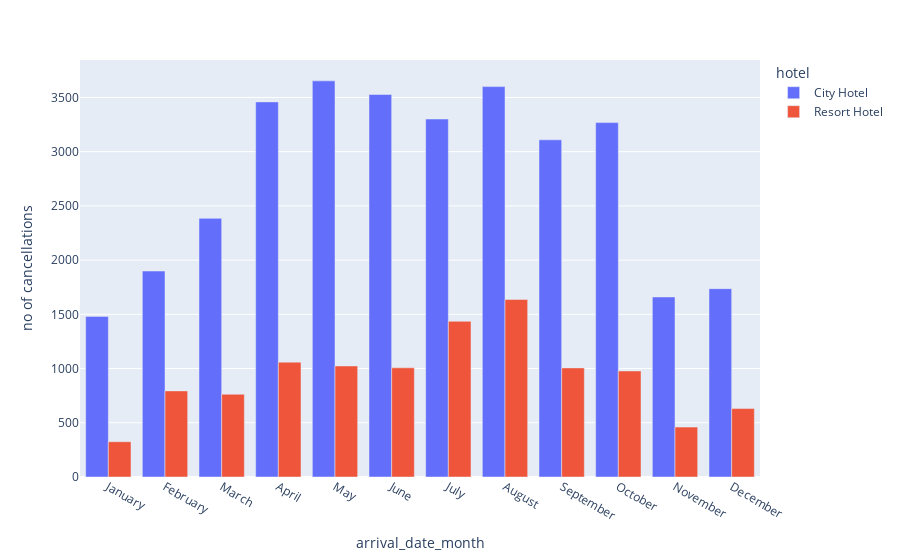

Notebook code for this chart:
### Code cell
px.bar(canceled_data, x='arrival_date_month', y='no of cancellations', color='hotel', barmode='group')

### Figure 1 — Plotly figure (JSON) as saved in the notebook; plotly's stock layout.template omitted (floating-point values rounded to 4 significant figures)
{"data": [{"alignmentgroup": "True", "hovertemplate": "hotel=City Hotel<br>arrival_date_month=%{x}<br>no of cancellations=%{y}<extra></extra>", "legendgroup": "City Hotel", "marker": {"color": "#636efa", "pattern": {"shape": ""}}, "name": "City Hotel", "offsetgroup": "City Hotel", "orientation": "v", "showlegend": true, "textposition": "auto", "type": "bar", "x": ["January", "February", "March", "April", "May", "June", "July", "August", "September", "October", "November", "December"], "xaxis": "x", "y": [1481, 1899, 2385, 3459, 3653, 3527, 3301, 3600, 3109, 3268, 1660, 1737], "yaxis": "y"}, {"alignmentgroup": "True", "hovertemplate": "hotel=Resort Hotel<br>arrival_date_month=%{x}<br>no of cancellations=%{y}<extra></extra>", "legendgroup": "Resort Hotel", "marker": {"color": "#EF553B", "pattern": {"shape": ""}}, "name": "Resort Hotel", "offsetgroup": "Resort Hotel", "orientation": "v", "showlegend": true, "textposition": "auto", "type": "bar", "x": ["January", "February", "March", "April", "May", "June", "July", "August", "September", "October", "November", "December"], "xaxis": "x", "y": [325, 794, 763, 1059, 1024, 1007, 1436, 1637, 1006, 978, 460, 631], "yaxis": "y"}], "layout": {"barmode": "group", "legend": {"title": {"text": "hotel"}, "tracegroupgap": 0}, "margin": {"t": 60}, "xaxis": {"anchor": "y", "domain": [0, 1], "title": {"text": "arrival_date_month"}}, "yaxis": {"anchor": "x", "domain": [0, 1], "title": {"text": "no of cancellations"}}}}
